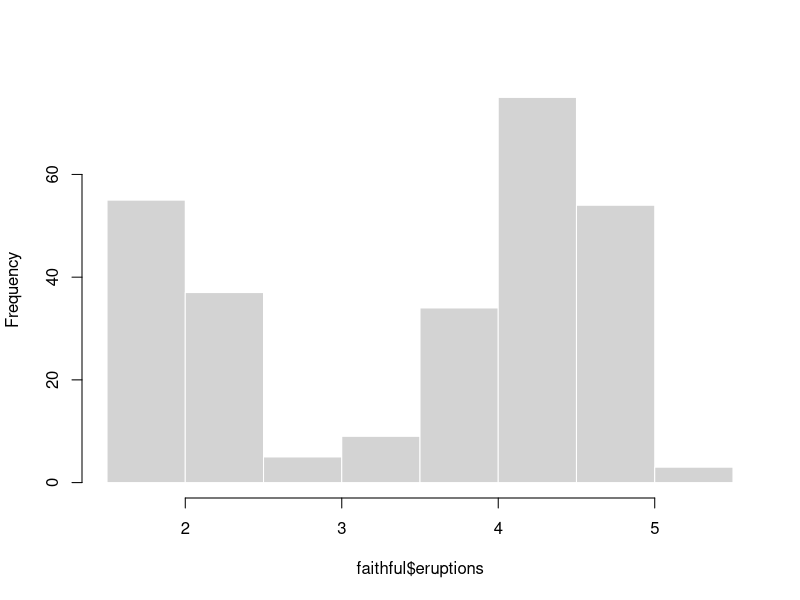
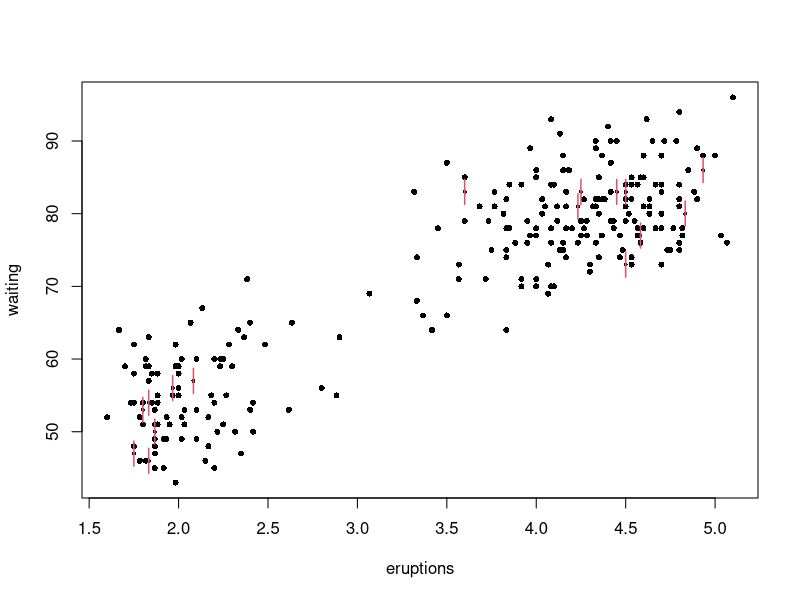
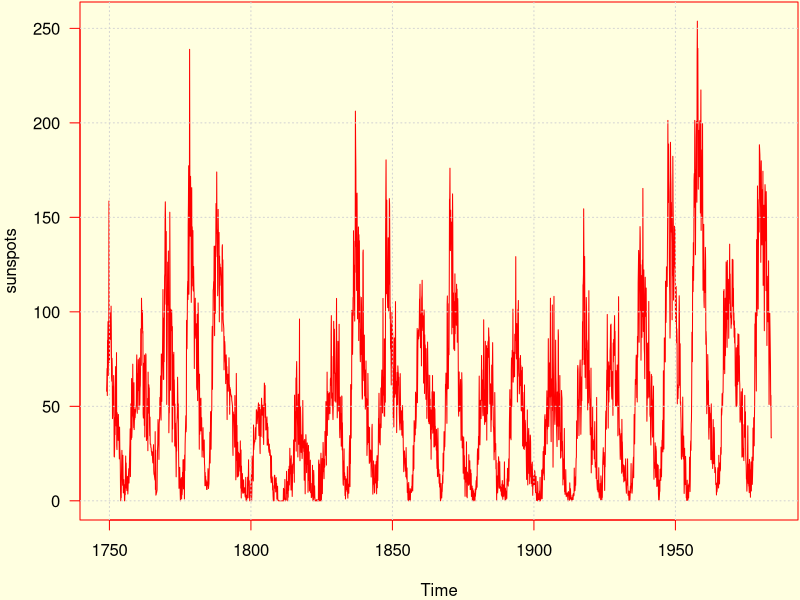

Write R code to recreate these figures, in order.
## ---- chunk 1
#| chunk-a, attr.plot = 'width="45%"',
#| fig.alt = c('a histogram', 'a sunflower plot'),
#| fig.cap = 'Exploring the faithful dataset.',
#| fig.env = '.figure .box'

hist(faithful$eruptions, main = '', border = 'white')
sunflowerplot(faithful)
## ---- chunk 2
#| chunk-b, fig.dim = c(14, 4), fig.env = '.figure .fullwidth',
#| fig.cap = 'Monthly mean relative sunspot numbers from 1749 to 1983.'
par(mar = c(4, 4, .1, .1), bg = 'lightyellow', fg = 'red', las = 1)
plot(sunspots, col = 'red')
grid()
